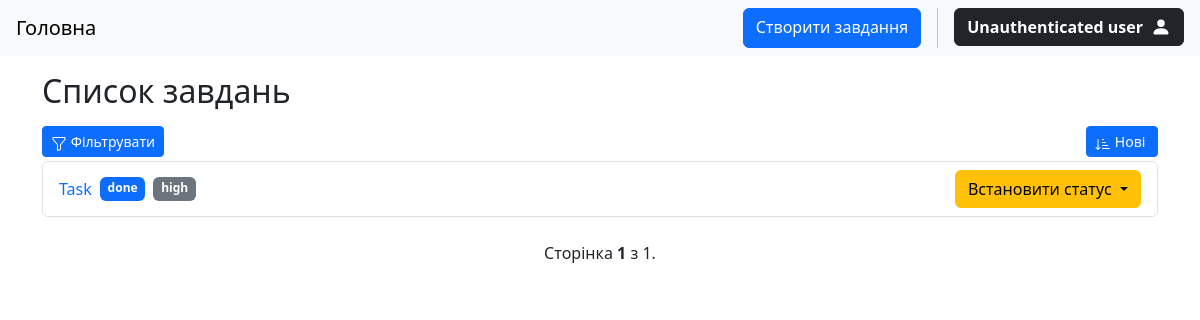
The page / on the database its author committed.
### tasks/models.py (models this page shows, shortened)
class Task(models.Model):
    STATUS_CHOICES = (
        ("todo", "To Do"),
        ("in_progress", "In Progress"),
        ("done", "Done")
    )
    PRIORITY_CHOICES = (
        ("low", "Low"),
        ("medium", "Medium"),
        ("high", "High")
    )
    title = models.CharField(max_length=256)
    description = models.TextField()
    status = models.CharField(max_length=20, choices=STATUS_CHOICES, default="todo")
    priority = models.CharField(max_length=20, choices=PRIORITY_CHOICES, default="medium")
    due_date = models.DateField(null=True, blank=True)
    author = models.ForeignKey(User, on_delete=models.CASCADE, related_name="tasks")
    created = models.DateTimeField(auto_now_add=True)
    class Meta:
        ordering = ["-due_date", "-created"]

### tasks/views.py (the view)
# urls.py: path("", views.TaskListView.as_view(), name="task-list"),
class TaskListView(ListView):
    model = models.Task
    context_object_name = "tasks"
    template_name = "tasks/task_list.html"
    paginate_by = 7
    def get(self, request, *args, **kwargs) -> HttpResponse:
        return super().get(request, *args, **kwargs)
    def get_queryset(self):
        queryset = super().get_queryset()
        status = self.request.GET.get("status", "")
        priority = self.request.GET.get("priority", "")
        from_date = self.request.GET.get("from_date", "")
        to_date = self.request.GET.get("to_date", "")
        if from_date:
            from_date = datetime.date.fromisoformat(from_date)
            queryset = queryset.filter(due_date__gte=from_date)
        if to_date:
            to_date = datetime.date.fromisoformat(to_date)
            queryset = queryset.filter(due_date__lte=to_date)
        if status:
            queryset = queryset.filter(status=status)
        if priority:
            queryset = queryset.filter(priority=priority)
        sort = self.request.GET.get("sort", "")
        if sort == "oldest":
            queryset = queryset.reverse()
        return queryset
    def get_context_data(self, **kwargs):
        context = super().get_context_data(**kwargs)
        context["form"] = TaskFilterForm(self.request.GET)
        get_data = dict(self.request.GET.items())
        if "page" in get_data.keys():
            del get_data["page"]
        filters = ""
        for filter, value in get_data.items():
            filters += f"{filter}={value}&"
        context["filters"] = filters
        return context

### templates/tasks/task_list.html (shortened to what this page needs)
{% extends 'base.html' %}
{% block content%}
    <div class="container mt-3">
        <h2 class="mb-3">Список завдань</h2>
        <div class="d-flex justify-content-between">
            <a class="btn btn-sm btn-primary w-auto mb-1" data-bs-toggle="collapse" href="#filter-form" role="button" aria-expanded="false" aria-controls="filter-form">
                Фільтрувати
            </a>
            <form action="" method="get">
                {% if request.GET.sort == 'newest' or 'sort' not in request.GET %}
                    <button type="submit" class="btn btn-sm btn-primary">
                        Нові
                    </button>
                {% endif %}
            </form>
        </div>
        <ul class="list-group">
            {% for task in tasks %}
                <li class="list-group-item d-flex justify-content-between align-items-center">
                    <div class="d-flex h-25 gap-2">
                        <a href="{% url 'tasks:task-detail' task.pk %}" class="link link-underline link-underline-opacity-0">{{task.title}}</a>
                        <span class="badge bg-primary">{{task.status}}</span>
                        <span class="badge bg-secondary">{{task.priority}}</span>
                    </div>
                    <div class="dropdown">
                        <button class="btn btn-warning dropdown-toggle" type="button" data-bs-toggle="dropdown" aria-expanded="false">
                          Встановити статус
                        </button>
                    </div>
                </li>
            {% empty %}
                <li class="list-group-item d-flex justify-content-center">
                    <span>Завдань не знайдено.</span>
                </li>
            {% endfor %}
        </ul>
        <div class="container my-4 d-flex justify-content-center">
            <div class="d-flex align-items-center flex-column">
                <p>Сторінка <b>{{page_obj.number}}</b> з {{page_obj.paginator.num_pages}}.</p>
            </div>
        </div>
    </div>
{% endblock %}

### rows shown on the page
Task: title "Task", status "done", priority "high"

### other values the page prints
{{ page_obj.number }} "1"
{{ page_obj.paginator.num_pages }} "1"
